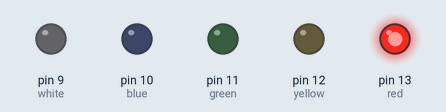
Bench run of a sketch on a simulated Arduino Uno, built with avr-gcc and run on an emulated ATmega328P. On the bench: output pins drawn as LEDs (lit = HIGH).

Above: at 0.15 s.
At 0.75 s:
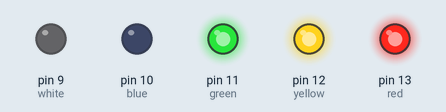
At 1.05 s:
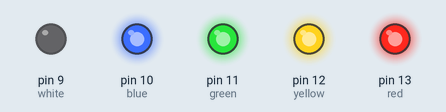
At 1.35 s:
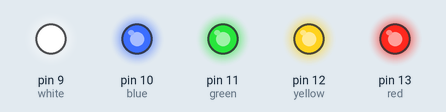
At 2.25 s:
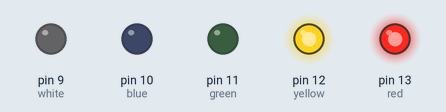
At 3.45 s:
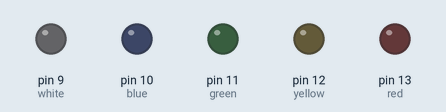
Timing chart, 0 to 4.1 s (numbered marks = the images above):
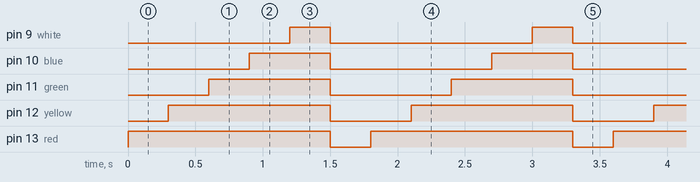

Measured:
- by itself, pin 9 (white): alternates HIGH for 0.30 s and LOW for 1.5 s
- by itself, pin 10 (blue): alternates HIGH for 0.60 s and LOW for 1.2 s
- by itself, pin 11 (green): alternates HIGH for 0.90 s and LOW for 0.90 s
- by itself, pin 12 (yellow): alternates HIGH for 1.2 s and LOW for 0.60 s
- by itself, pin 13 (red): alternates HIGH for 1.5 s and LOW for 0.30 s

The sketch:

grade.ino
```cpp
int red = 13;
int yellow = 12;
int green = 11;
int blue = 10;
int white = 9;


void setup() {
   pinMode(red, OUTPUT);
   pinMode(yellow, OUTPUT);
   pinMode(green, OUTPUT);
   pinMode(blue, OUTPUT);
   pinMode(white, OUTPUT);

}

void loop() {
  int g = 300;
  digitalWrite(red, HIGH);
  digitalWrite(yellow, LOW);
  digitalWrite(green, LOW);
  digitalWrite(blue, LOW);
  digitalWrite(white, LOW);
  delay(g);
  digitalWrite(red, HIGH);
  digitalWrite(yellow, HIGH);
  digitalWrite(green, LOW);
  digitalWrite(blue, LOW);
  digitalWrite(white, LOW);
  delay(g);
  digitalWrite(red, HIGH);
  digitalWrite(yellow, HIGH);
  digitalWrite(green, HIGH);
  digitalWrite(blue, LOW);
  digitalWrite(white, LOW);
  delay(g);
digitalWrite(red, HIGH);
  digitalWrite(yellow, HIGH);
  digitalWrite(green, HIGH);
  digitalWrite(blue, HIGH);
  digitalWrite(white, LOW);
  delay(g);
  digitalWrite(red, HIGH);
  digitalWrite(yellow, HIGH);
  digitalWrite(green, HIGH);
  digitalWrite(blue, HIGH);
  digitalWrite(white, HIGH);
  delay(g);
    digitalWrite(red, LOW);
  digitalWrite(yellow, LOW);
  digitalWrite(green, LOW);
  digitalWrite(blue, LOW);
  digitalWrite(white, LOW);
  delay(g);


}
```
